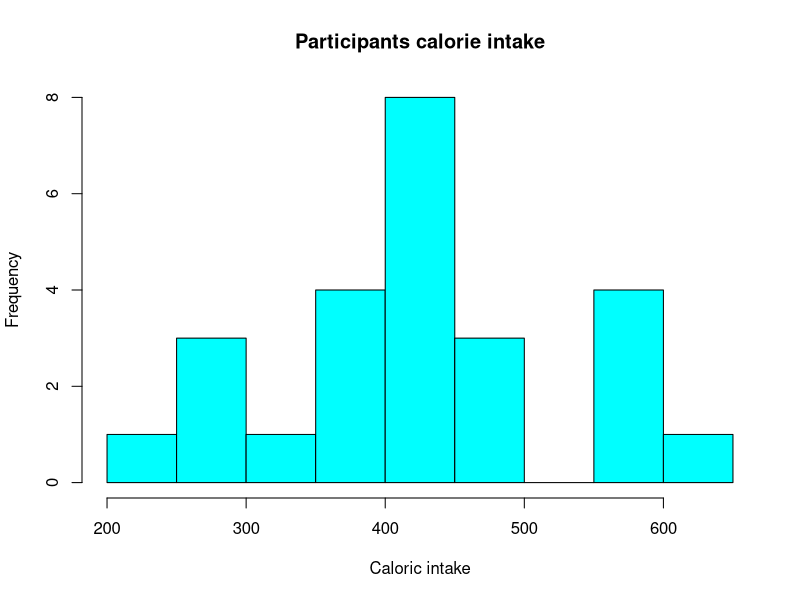
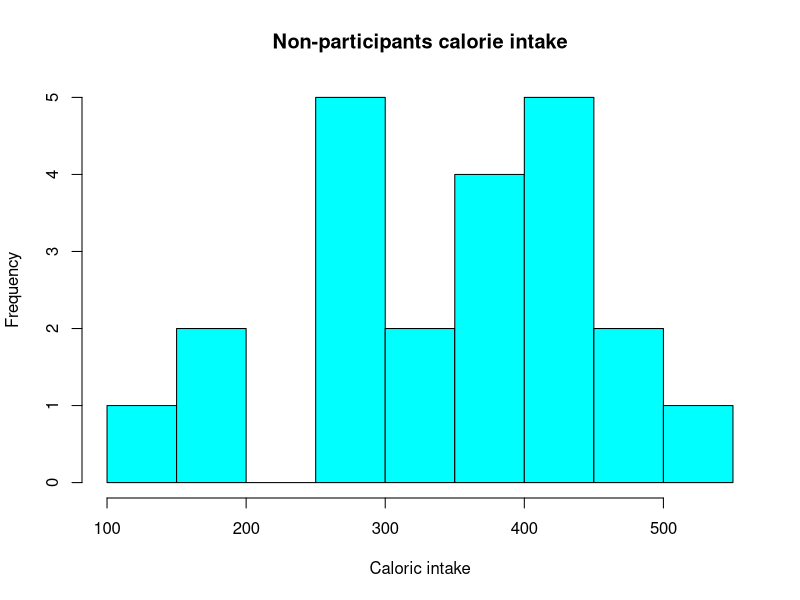

R code for these plots, in order:
## ---- chunk 1
###1. Save the data to excel and read into R for analysis.

#Read CSV data
part = read.csv('data1.csv', header = FALSE) # participants data
n_part = read.csv('data2.csv', header = FALSE) # non-participants data
#Reshape data to a vector
part = as.vector(as.matrix(part))
n_part = as.vector(as.matrix(n_part))
#Show data in a single vector
print(part)
print(n_part)

## ---- chunk 2
#Summarize the data by whether children participated in the meal preparation or not (i.e., report summary statistics by group).  Use an appropriately labelled table to show the results.  Also include a graphical presentation that shows the distribution of calories for participants vs. non-participants.  Describe the shape of each distribution and comment on the similarity (or lack thereof) between the distributions in each population.

#1. Summary statistics by group
summary(part)
sd(part)
summary(n_part)
sd(n_part)
#2. Histogram of each data set
hist(part, main='Participants calorie intake', xlab='Caloric intake', col='cyan')
hist(n_part, main='Non-participants calorie intake', xlab='Caloric intake', col='cyan')
## ---- chunk 3
#Does the mean calorie consumption for those who participated in the meal preparation differ from 425?  Formally test at the α= 0.05 level using the 5 steps outlined in the module.

#1. Hypothesis
#1.1.1 ---> h0: μ = 425 (the mean calorie consumption is equal to 425)
#1.1.2 ---> h1: μ ≠ 425  (the mean calorie consumption is not equal to 425)
#1.2 alpha level ---> α = 0.05 

#2. Select Test Statistic
n = length(part)
print(n)
# Since n < 30 --->  = t = (x−μ)/(s/sqrt(n))

#3. Decision Rule
#---> α/2 = 0.025
#---> df = 25-1 = 24. Critical value = 2.064
#---> decision rule = Reject h0 if ∣t∣ ≥ 2.064 , Otherwise, do not reject h0

#4. Compute test statistic and p-value
t <- (mean(part) - 425) / (sd(part)/sqrt(length(part)))
print(t)
#5. Conclusion
#We fail to reject the h0 since 0.302 is less than 2.064.
#We fail to reject the null hypothesis that the mean calorie consumption is 425
## ---- chunk 4
#Calculate a 90% confidence interval for the mean calorie intake for participants in the meal preparation.  Interpret the confidence interval.
#df = 24
t = 1.711 #critical value t based on df and 90%
min = mean(part) - (t * (sd(part)/sqrt(length(part))))
max = mean(part) + (t * (sd(part)/sqrt(length(part))))
print(min)
print(max)

#We are 90% confident that the true mean of calorie consumption is between 395.23 and 467.57
## ---- chunk 5
#Formally test whether or not participants consumed more calories than non-participants at the α=0.05 level using the 5 steps outlined in the module.

#1. Hypothesis
#1.1.1 ---> h0: μ1 = μ2 (participants consumed the same calories as non-participants)
#1.1.2 ---> h1: μ1 > μ2  (participants consumed more calories than non-participants)
#1.2 alpha level ---> α = 0.05 

#2. Select Test Statistic
n <- length(part)
print(n)
n2 <- length(n_part)
print(n2)
# Since n < 30 --->  = t = (x1-x2)/(sqrt((s1^2/n1) + s2^2/n2)

#3. Decision Rule
#---> α = 0.055
#---> df = 25-1 = 24. Critical value = 1.711
#---> decision rule = Reject h0 if ∣t∣ ≥ 1.711 , Otherwise, do not reject h0

#4. Compute test statistic and p-value
t <- (mean(part) - mean(n_part)) / (sqrt((sd(part) * sd(part) / n) + (sd(n_part) * sd(n_part) / n2)))
print(t)
#5. Conclusion
#We reject the h0 since 2.82 is larger than 1.711.
#We reject the null hypothesis the the mean calorie consumption of participants is larger than non-participants
